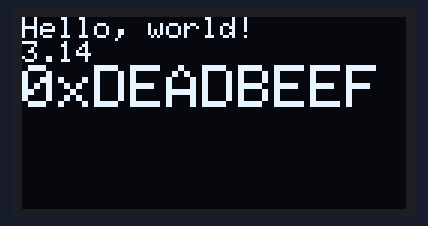
The sketch below on a simulated Arduino Uno, built with avr-gcc and run on an emulated ATmega328P. Parts: 128×64 one-colour display. The display library's start-up logo is not drawn.

Above: at 5.1 s.

The sketch:

ssd1306_oled_i2c.ino
```cpp
#include <Wire.h>
#include <SPI.h>
#include <Adafruit_GFX.h>
#include <Adafruit_SSD1306.h>

#define OLED_RESET 4
Adafruit_SSD1306 display(OLED_RESET);

void setup()
{
    display.begin(SSD1306_SWITCHCAPVCC, 0x3C);

    display.display();
    delay(5000);
    display.clearDisplay();

    display.setTextColor(WHITE);
    display.setTextSize(1);
    display.setCursor(0, 0);
    display.println("Hello, world!");
    display.println(3.141592);
    display.setTextSize(2);
    display.setTextColor(WHITE);
    display.setTextWrap(false);
    display.print("0x");
    display.println(0xDEADBEEF, HEX);
    display.display();
}

void loop()
{
  // put your main code here, to run repeatedly:

}
```
